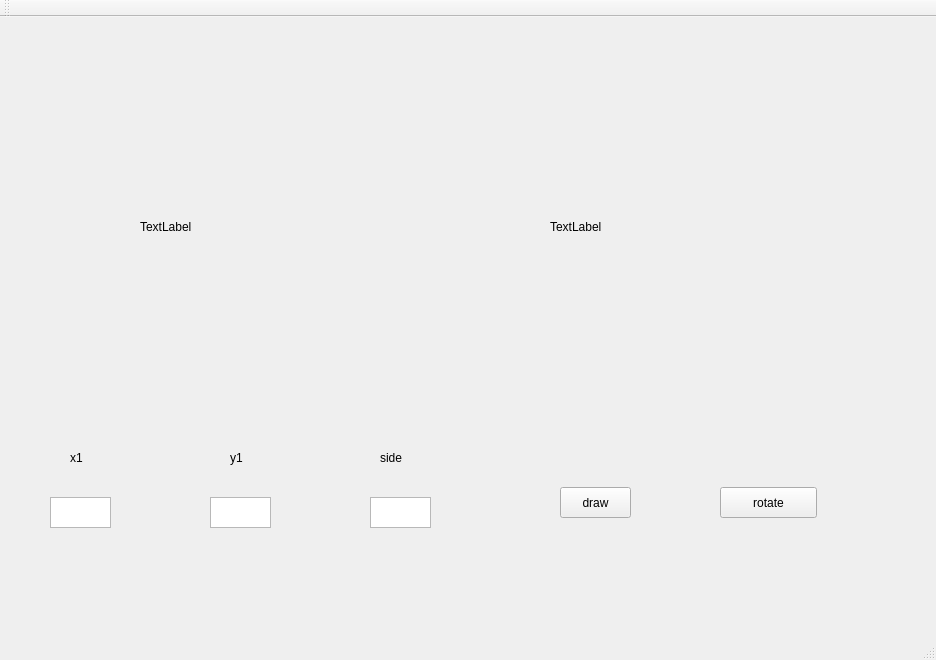
<?xml version="1.0" encoding="UTF-8"?>
<ui version="4.0">
 <class>MainWindow</class>
 <widget class="QMainWindow" name="MainWindow">
  <property name="geometry">
   <rect>
    <x>0</x>
    <y>0</y>
    <width>936</width>
    <height>660</height>
   </rect>
  </property>
  <property name="windowTitle">
   <string>MainWindow</string>
  </property>
  <widget class="QWidget" name="centralWidget">
   <widget class="QLabel" name="label">
    <property name="geometry">
     <rect>
      <x>140</x>
      <y>60</y>
      <width>300</width>
      <height>300</height>
     </rect>
    </property>
    <property name="text">
     <string>TextLabel</string>
    </property>
   </widget>
   <widget class="QPushButton" name="pushButton">
    <property name="geometry">
     <rect>
      <x>560</x>
      <y>470</y>
      <width>71</width>
      <height>31</height>
     </rect>
    </property>
    <property name="text">
     <string>draw</string>
    </property>
   </widget>
   <widget class="QPushButton" name="pushButton_2">
    <property name="geometry">
     <rect>
      <x>720</x>
      <y>470</y>
      <width>97</width>
      <height>31</height>
     </rect>
    </property>
    <property name="text">
     <string>rotate</string>
    </property>
   </widget>
   <widget class="QLabel" name="label_2">
    <property name="geometry">
     <rect>
      <x>70</x>
      <y>430</y>
      <width>65</width>
      <height>21</height>
     </rect>
    </property>
    <property name="text">
     <string>x1</string>
    </property>
   </widget>
   <widget class="QLabel" name="label_3">
    <property name="geometry">
     <rect>
      <x>230</x>
      <y>430</y>
      <width>65</width>
      <height>21</height>
     </rect>
    </property>
    <property name="text">
     <string>y1</string>
    </property>
   </widget>
   <widget class="QLabel" name="label_4">
    <property name="geometry">
     <rect>
      <x>380</x>
      <y>430</y>
      <width>65</width>
      <height>21</height>
     </rect>
    </property>
    <property name="text">
     <string>side</string>
    </property>
   </widget>
   <widget class="QTextEdit" name="textEdit">
    <property name="geometry">
     <rect>
      <x>50</x>
      <y>480</y>
      <width>61</width>
      <height>31</height>
     </rect>
    </property>
   </widget>
   <widget class="QTextEdit" name="textEdit_2">
    <property name="geometry">
     <rect>
      <x>210</x>
      <y>480</y>
      <width>61</width>
      <height>31</height>
     </rect>
    </property>
   </widget>
   <widget class="QTextEdit" name="textEdit_3">
    <property name="geometry">
     <rect>
      <x>370</x>
      <y>480</y>
      <width>61</width>
      <height>31</height>
     </rect>
    </property>
   </widget>
   <widget class="QLabel" name="label_5">
    <property name="geometry">
     <rect>
      <x>550</x>
      <y>60</y>
      <width>300</width>
      <height>300</height>
     </rect>
    </property>
    <property name="text">
     <string>TextLabel</string>
    </property>
   </widget>
  </widget>
  <widget class="QMenuBar" name="menuBar">
   <property name="geometry">
    <rect>
     <x>0</x>
     <y>0</y>
     <width>936</width>
     <height>26</height>
    </rect>
   </property>
  </widget>
  <widget class="QToolBar" name="mainToolBar">
   <attribute name="toolBarArea">
    <enum>TopToolBarArea</enum>
   </attribute>
   <attribute name="toolBarBreak">
    <bool>false</bool>
   </attribute>
  </widget>
  <widget class="QStatusBar" name="statusBar"/>
 </widget>
 <layoutdefault spacing="6" margin="11"/>
 <resources/>
 <connections/>
</ui>
